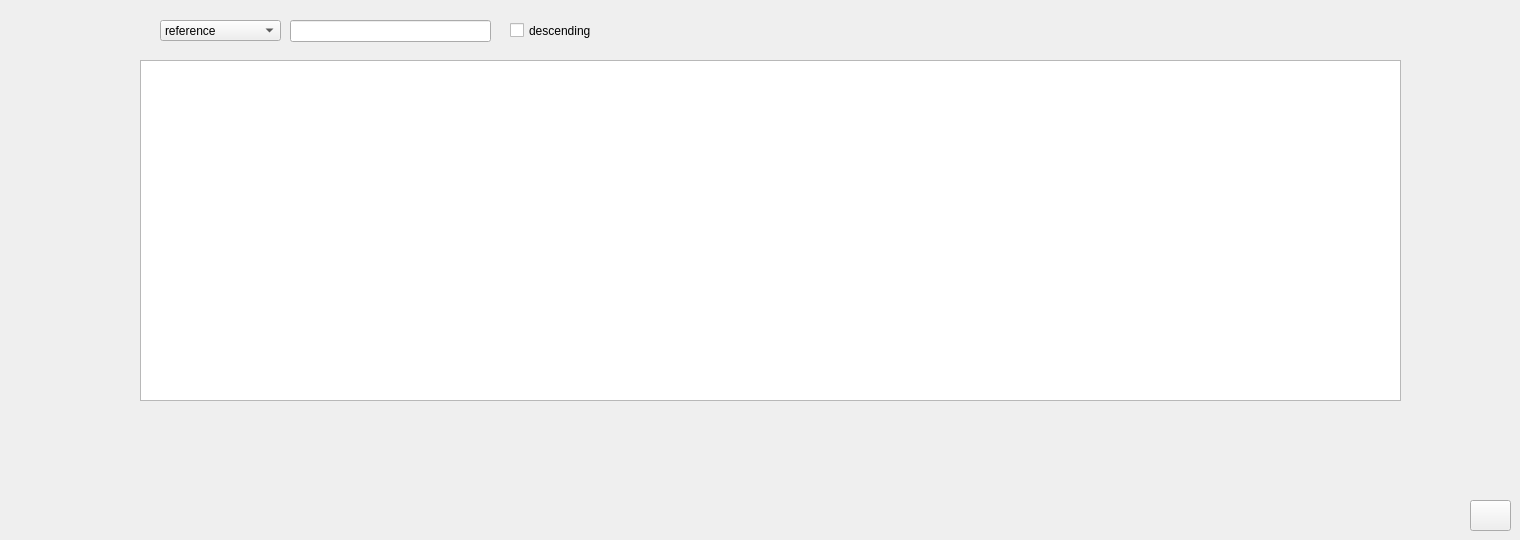
     <widget class="QWidget" name="tab_50">
      <attribute name="title">
       <string>display medicament</string>
      </attribute>
      <widget class="QTableView" name="tabmedicament_5">
       <property name="geometry">
        <rect>
         <x>140</x>
         <y>60</y>
         <width>1261</width>
         <height>341</height>
        </rect>
       </property>
      </widget>
      <widget class="QLineEdit" name="lineEdit_24">
       <property name="geometry">
        <rect>
         <x>290</x>
         <y>20</y>
         <width>201</width>
         <height>22</height>
        </rect>
       </property>
      </widget>
      <widget class="QCheckBox" name="checkBox_9">
       <property name="geometry">
        <rect>
         <x>510</x>
         <y>20</y>
         <width>121</width>
         <height>21</height>
        </rect>
       </property>
       <property name="text">
        <string>descending</string>
       </property>
      </widget>
      <widget class="QComboBox" name="champ_9">
       <property name="geometry">
        <rect>
         <x>160</x>
         <y>20</y>
         <width>121</width>
         <height>21</height>
        </rect>
       </property>
       <item>
        <property name="text">
         <string>reference</string>
        </property>
       </item>
       <item>
        <property name="text">
         <string>etat</string>
        </property>
       </item>
       <item>
        <property name="text">
         <string>quantite</string>
        </property>
       </item>
       <item>
        <property name="text">
         <string>prix</string>
        </property>
       </item>
      </widget>
      <widget class="QPushButton" name="pushButton_51">
       <property name="geometry">
        <rect>
         <x>1470</x>
         <y>500</y>
         <width>41</width>
         <height>31</height>
        </rect>
       </property>
       <property name="styleSheet">
        <string notr="true">#pushButton_3{

background-color: transparent;

border-image:url(:/img/logout.png);

background: none;

border: none;

background-repeat: none;

}



#ok:pushButton_3{

background-color: transparent;

border-image:url(:/img/logout.png);

background: none;

border: none;

background-repeat: none;

}</string>
       </property>
       <property name="text">
        <string/>
       </property>
      </widget>
     </widget>
